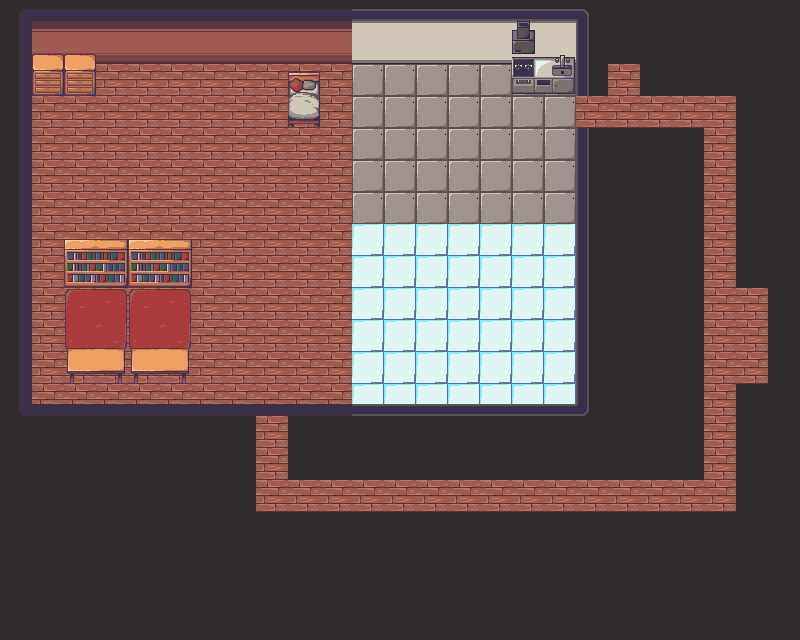

A level layout from a 2D game, rendered from its tile map. Below: a short description, then the map file with its tile-grid data intact:
An orthogonal 25x20 tile map with 32x32 px tiles, 3 tile layers (base, underActor, overActor) and 4 objects.

<map version="1.2" tiledversion="1.3.3" orientation="orthogonal" renderorder="right-down" width="25" height="20" tilewidth="32" tileheight="32" infinite="0" nextlayerid="5" nextobjectid="27">
 <editorsettings>
  <export target="../src/assets/map/debugroom.json" format="json" />
 </editorsettings>
 <tileset firstgid="1" source="maptiles.tsx" />
 <layer id="1" name="base" width="25" height="20">
  <data encoding="csv">
21,24,24,24,24,24,24,24,24,24,24,29,29,29,29,29,29,29,27,1,1,1,1,1,1,
15,34,34,34,34,34,34,34,34,34,34,39,39,39,39,39,39,39,18,1,1,1,1,1,1,
15,2,2,2,2,2,2,2,2,2,2,6,6,6,6,6,6,6,18,2,1,1,1,1,1,
15,2,2,2,2,2,2,2,2,2,2,6,6,6,6,6,6,6,2,2,2,2,2,1,1,
15,2,2,2,2,2,2,2,2,2,2,6,6,6,6,6,6,6,18,1,1,1,2,1,1,
15,2,2,2,2,2,2,2,2,2,2,6,6,6,6,6,6,6,18,1,1,1,2,1,1,
15,2,2,2,2,2,2,2,2,2,2,6,6,6,6,6,6,6,18,1,1,1,2,1,1,
15,2,2,2,2,2,2,2,2,2,2,7,7,7,7,7,7,7,18,1,1,1,2,1,1,
15,2,2,2,2,2,2,2,2,2,2,7,7,7,7,7,7,7,18,1,1,1,2,1,1,
15,2,2,2,2,2,2,2,2,2,2,7,7,7,7,7,7,7,18,1,1,1,2,2,1,
15,2,2,2,2,2,2,2,2,2,2,7,7,7,7,7,7,7,18,1,1,1,2,2,1,
15,2,2,2,2,2,2,2,2,2,2,7,7,7,7,7,7,7,18,1,1,1,2,2,1,
31,2,2,2,2,2,2,2,2,2,2,7,7,7,7,7,7,7,37,1,1,1,2,1,1,
1,1,1,1,1,1,1,1,2,1,1,1,1,1,1,1,1,1,1,1,1,1,2,1,1,
1,1,1,1,1,1,1,1,2,1,1,1,1,1,1,1,1,1,1,1,1,1,2,1,1,
1,1,1,1,1,1,1,1,2,2,2,2,2,2,2,2,2,2,2,2,2,2,2,1,1,
1,1,1,1,1,1,1,1,1,1,1,1,1,1,1,1,1,1,1,1,1,1,1,1,1,
1,1,1,1,1,1,1,1,1,1,1,1,1,1,1,1,1,1,1,1,1,1,1,1,1,
1,1,1,1,1,1,1,1,1,1,1,1,1,1,1,1,1,1,1,1,1,1,1,1,1,
1,1,1,1,1,1,1,1,1,1,1,1,1,1,1,1,1,1,1,1,1,1,1,1,1
</data>
 </layer>
 <layer id="2" name="underActor" width="25" height="20">
  <data encoding="csv">
0,0,0,0,0,0,0,0,0,0,0,0,0,0,0,0,49,0,0,0,0,0,0,0,0,
0,41,41,0,0,0,0,0,0,0,0,0,0,0,0,0,59,60,0,0,0,0,0,0,0,
0,51,51,0,0,0,0,0,0,81,0,0,0,0,0,0,69,70,0,0,0,0,0,0,0,
0,0,0,0,0,0,0,0,0,91,0,0,0,0,0,0,0,0,0,0,0,0,0,0,0,
0,0,0,0,0,0,0,0,0,0,0,0,0,0,0,0,0,0,0,0,0,0,0,0,0,
0,0,0,0,0,0,0,0,0,0,0,0,0,0,0,0,0,0,0,0,0,0,0,0,0,
0,0,0,0,0,0,0,0,0,0,0,0,0,0,0,0,0,0,0,0,0,0,0,0,0,
0,0,0,0,0,0,0,0,0,0,0,0,0,0,0,0,0,0,0,0,0,0,0,0,0,
0,0,72,73,72,73,0,0,0,0,0,0,0,0,0,0,0,0,0,0,0,0,0,0,0,
0,0,64,65,64,65,0,0,0,0,0,0,0,0,0,0,0,0,0,0,0,0,0,0,0,
0,0,74,75,74,75,0,0,0,0,0,0,0,0,0,0,0,0,0,0,0,0,0,0,0,
0,0,52,53,52,53,0,0,0,0,0,0,0,0,0,0,0,0,0,0,0,0,0,0,0,
0,0,0,0,0,0,0,0,0,0,0,0,0,0,0,0,0,0,0,0,0,0,0,0,0,
0,0,0,0,0,0,0,0,0,0,0,0,0,0,0,0,0,0,0,0,0,0,0,0,0,
0,0,0,0,0,0,0,0,0,0,0,0,0,0,0,0,0,0,0,0,0,0,0,0,0,
0,0,0,0,0,0,0,0,0,0,0,0,0,0,0,0,0,0,0,0,0,0,0,0,0,
0,0,0,0,0,0,0,0,0,0,0,0,0,0,0,0,0,0,0,0,0,0,0,0,0,
0,0,0,0,0,0,0,0,0,0,0,0,0,0,0,0,0,0,0,0,0,0,0,0,0,
0,0,0,0,0,0,0,0,0,0,0,0,0,0,0,0,0,0,0,0,0,0,0,0,0,
0,0,0,0,0,0,0,0,0,0,0,0,0,0,0,0,0,0,0,0,0,0,0,0,0
</data>
 </layer>
 <layer id="3" name="overActor" width="25" height="20">
  <data encoding="csv">
0,0,0,0,0,0,0,0,0,0,0,0,0,0,0,0,0,0,0,0,0,0,0,0,0,
0,0,0,0,0,0,0,0,0,0,0,0,0,0,0,0,0,0,0,0,0,0,0,0,0,
0,0,0,0,0,0,0,0,0,0,0,0,0,0,0,0,0,0,0,0,0,0,0,0,0,
0,0,0,0,0,0,0,0,0,0,0,0,0,0,0,0,0,0,0,0,0,0,0,0,0,
0,0,0,0,0,0,0,0,0,0,0,0,0,0,0,0,0,0,0,0,0,0,0,0,0,
0,0,0,0,0,0,0,0,0,0,0,0,0,0,0,0,0,0,0,0,0,0,0,0,0,
0,0,0,0,0,0,0,0,0,0,0,0,0,0,0,0,0,0,0,0,0,0,0,0,0,
0,0,62,63,62,63,0,0,0,0,0,0,0,0,0,0,0,0,0,0,0,0,0,0,0,
0,0,0,0,0,0,0,0,0,0,0,0,0,0,0,0,0,0,0,0,0,0,0,0,0,
0,0,0,0,0,0,0,0,0,0,0,0,0,0,0,0,0,0,0,0,0,0,0,0,0,
0,0,42,43,42,43,0,0,0,0,0,0,0,0,0,0,0,0,0,0,0,0,0,0,0,
0,0,0,0,0,0,0,0,0,0,0,0,0,0,0,0,0,0,0,0,0,0,0,0,0,
0,4,4,4,4,4,4,4,4,4,4,9,9,9,9,9,9,9,0,0,0,0,0,0,0,
0,0,0,0,0,0,0,0,0,0,0,0,0,0,0,0,0,0,0,0,0,0,0,0,0,
0,0,0,0,0,0,0,0,0,0,0,0,0,0,0,0,0,0,0,0,0,0,0,0,0,
0,0,0,0,0,0,0,0,0,0,0,0,0,0,0,0,0,0,0,0,0,0,0,0,0,
0,0,0,0,0,0,0,0,0,0,0,0,0,0,0,0,0,0,0,0,0,0,0,0,0,
0,0,0,0,0,0,0,0,0,0,0,0,0,0,0,0,0,0,0,0,0,0,0,0,0,
0,0,0,0,0,0,0,0,0,0,0,0,0,0,0,0,0,0,0,0,0,0,0,0,0,
0,0,0,0,0,0,0,0,0,0,0,0,0,0,0,0,0,0,0,0,0,0,0,0,0
</data>
 </layer>
 <objectgroup id="4" name="actorPositions">
  <object id="22" x="288" y="224" width="64" height="64">
   <properties>
    <property name="actorId" type="int" value="0" />
    <property name="name" value="" />
   </properties>
  </object>
  <object id="24" x="96" y="352" width="16" height="16">
   <properties>
    <property name="actorId" type="int" value="1" />
    <property name="name" value="" />
   </properties>
  </object>
  <object id="25" x="160" y="352" width="16" height="16">
   <properties>
    <property name="actorId" type="int" value="2" />
    <property name="name" value="" />
   </properties>
  </object>
  <object id="26" x="192" y="32" width="32" height="32">
   <properties>
    <property name="actorId" type="int" value="3" />
    <property name="name" value="" />
   </properties>
  </object>
 </objectgroup>
</map>
